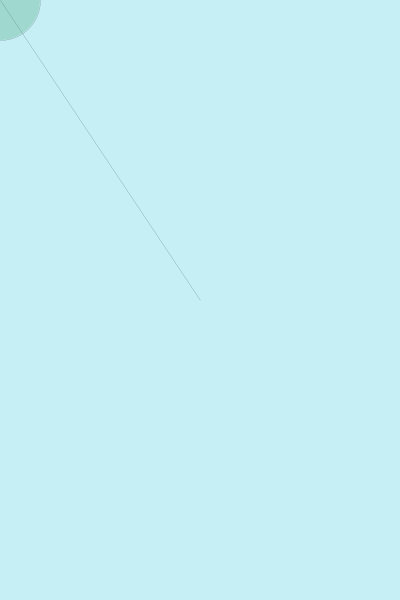
Frame 1 (no input)
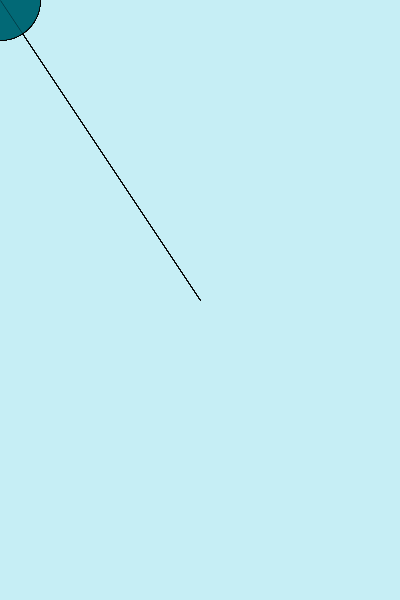
Frame 60 (the mouse pressed at the canvas centre just before this capture)
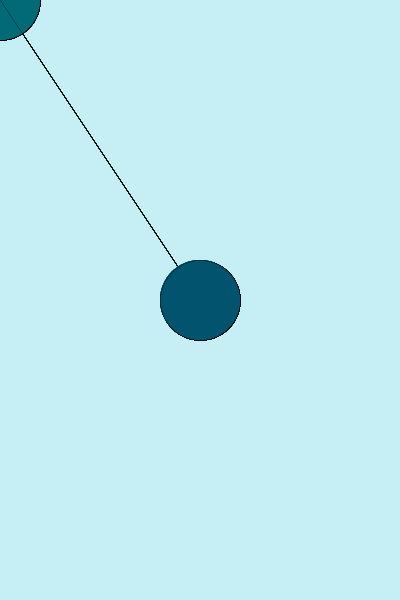
Frame 120 (the mouse held since frame 60 and released just before this capture)

The Processing sketch that drew these frames (run headless with seeded random() and noise(); from frame 60 on, the mouse is pressed at the canvas centre):

// Processing sketch: processing_48959
// ── processing_48959.pde

void setup()

{
  size(400,600);
  background(198,238,245);
  smooth();

  frameRate(20);
  
}

void draw()
{
  strokeWeight(0);
  fill(random(0),random (200),random (200),50);
  line(400/2,600/2,mouseX,mouseY);
  ellipse(mouseX,mouseY,80,80);
 
}

void keyPressed()
{
  save("snapshot.jpg");
}
